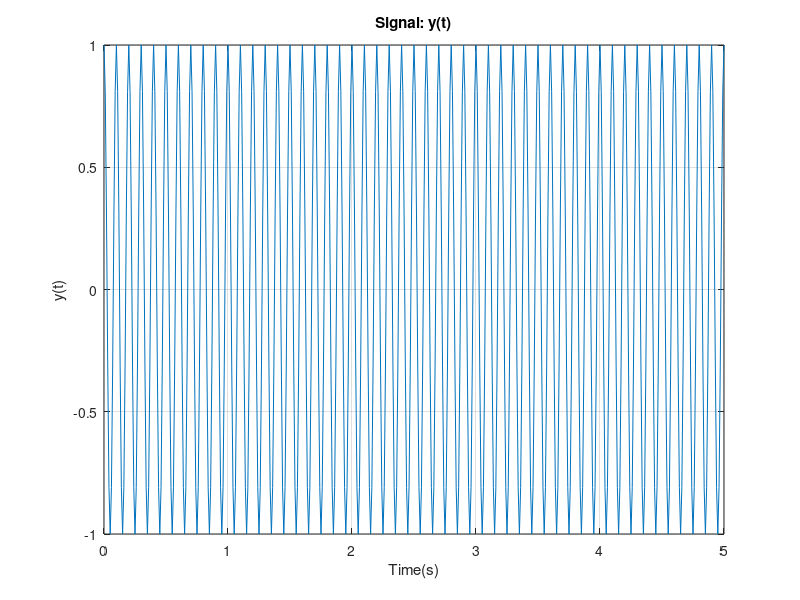

Recreate this plot in MATLAB. (Note: this script raises an error after producing the figure.)
%% alinea b)

Ta = 0.01;
t = [0 : Ta: 5];
a = 1;                   % amplitude
f= 10;                   % frequencia
y = sin(2*f*pi*t+pi/2);
plot(t,y);
xlabel('Time(s)');
ylabel('y(t)');
title('Signal: y(t)');
grid;

valorMaxY = a
freqY = f
periodoY = 1/freq
